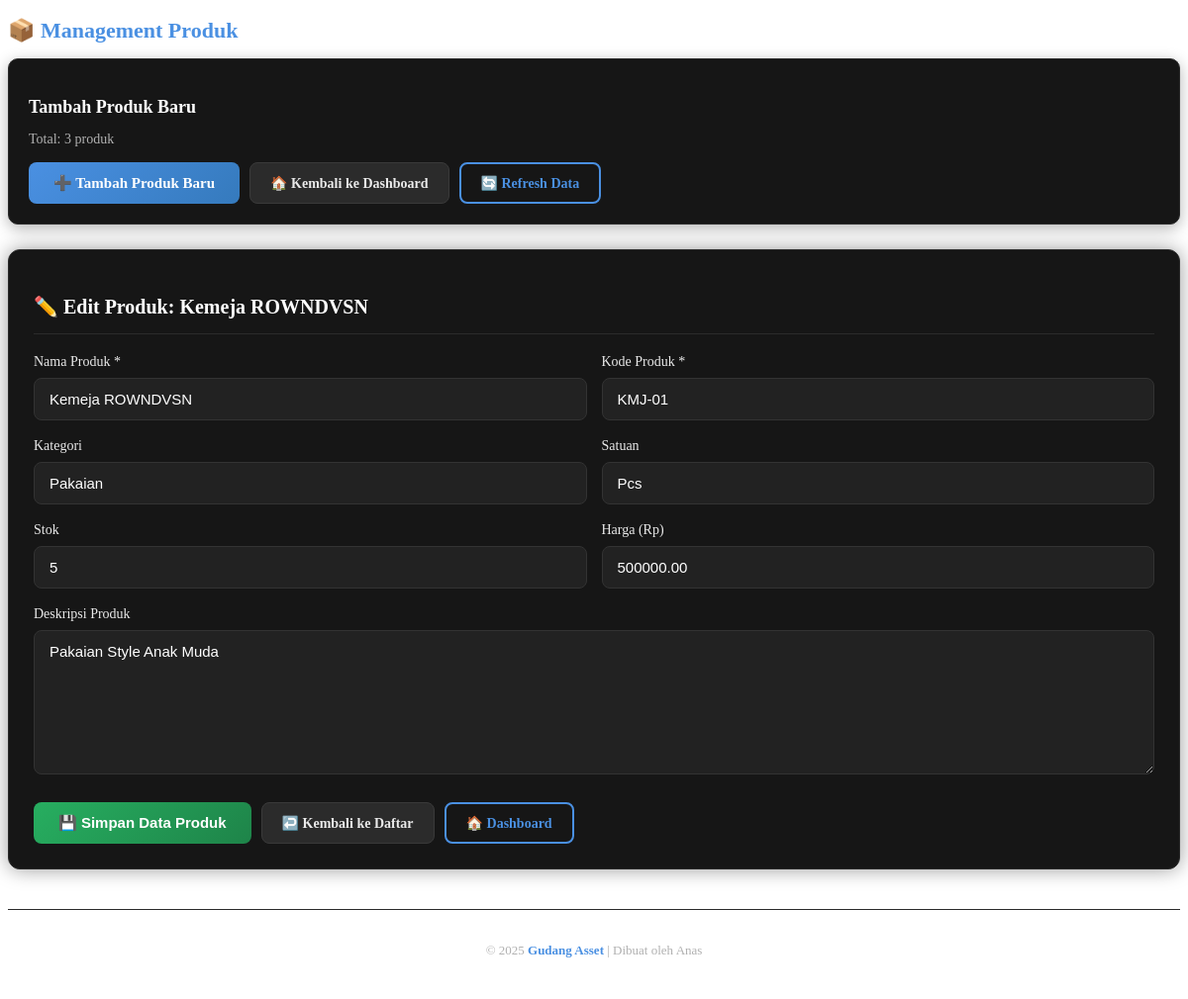
Page /dashboard/products.php?action=edit&id=1 (signed in) on the committed database.
### tables this page shows
CREATE TABLE `products` (
  `id` int(11) NOT NULL,
  `product_name` varchar(150) NOT NULL,
  `product_code` varchar(50) NOT NULL,
  `category` varchar(100) DEFAULT NULL,
  `stock` int(11) DEFAULT 0,
  `unit` varchar(50) DEFAULT NULL,
  `price` decimal(12,2) DEFAULT 0.00,
  `description` text DEFAULT NULL,
  `created_by` int(11) DEFAULT NULL,
  `created_at` datetime DEFAULT current_timestamp(),
  `updated_at` datetime DEFAULT NULL
);

### dashboard/products.php (the view, shortened to what this page needs)
<?php
require_once __DIR__ . '/../includes/auth_check.php';
include __DIR__ . '/../includes/header.php';
$action = $_GET['action'] ?? '';
$id = intval($_GET['id'] ?? 0);
$errors = [];
$row = [];
if ($action === 'edit' && $id > 0) {
    $st = $conn->prepare("SELECT * FROM products WHERE id = ?");
    $st->bind_param("i", $id);
    $st->execute();
    $r = $st->get_result()->fetch_assoc();
    if ($r) {
        $row = $r;
    } else {
        $errors[] = "Produk tidak ditemukan.";
        $action = '';
    }
}
$res = $conn->query("SELECT p.*, u.full_name AS creator
                     FROM products p
                     LEFT JOIN users u ON p.created_by = u.id
                     ORDER BY p.created_at DESC");
?>
    <div class="module-section">
        <h2 class="module-title">📦 Management Produk</h2>
        <div class="module-card">
            <h3 class="module-subtitle">Tambah Produk Baru</h3>
            <p class="module-info">Total: <?= $res->num_rows ?> produk</p>
            <div class="module-actions">
                <a href="products.php?action=add" class="btn btn-primary btn-large">
                    ➕ Tambah Produk Baru
                </a>
                <a href="../dashboard/index.php" class="btn btn-secondary">
                    🏠 Kembali ke Dashboard
                </a>
                <a href="products.php" class="btn btn-outline">
                    🔄 Refresh Data
                </a>
            </div>
        </div>
    </div>
    <?php if($action === 'add' || ($action === 'edit' && $id > 0 && !empty($row))): ?>
    <div class="section form-container">
        <h3 class="section-title">
            <?= $action === 'add' ? '➕ Tambah Produk Baru' : '✏️ Edit Produk: ' . htmlspecialchars($row['product_name'] ?? 'ID ' . $id) ?>
        </h3>
        <form method="post" action="" class="form-standard">
            <div class="form-grid">
                <div class="form-group">
                    <label for="product_name">Nama Produk *</label>
                    <input id="product_name" name="product_name" type="text"
                           value="<?= htmlspecialchars($row['product_name'] ?? '') ?>"
                           placeholder="Masukkan nama produk" required />
                </div>
                <div class="form-group">
                    <label for="product_code">Kode Produk *</label>
                    <input id="product_code" name="product_code" type="text"
                           value="<?= htmlspecialchars($row['product_code'] ?? '') ?>"
                           placeholder="Masukkan kode produk" required />
                </div>
            </div>
            <div class="form-grid">
                <div class="form-group">
                    <label for="category">Kategori</label>
                    <input id="category" name="category" type="text"
                           value="<?= htmlspecialchars($row['category'] ?? '') ?>"
                           placeholder="Kategori produk" />
                </div>
                <div class="form-group">
                    <label for="unit">Satuan</label>
                    <input id="unit" name="unit" type="text"
                           value="<?= htmlspecialchars($row['unit'] ?? '') ?>"
                           placeholder="Pcs, Kg, Unit, dll" />
                </div>
            </div>
            <div class="form-grid">
                <div class="form-group">
                    <label for="stock">Stok</label>
                    <input id="stock" name="stock" type="number" min="0"
                           value="<?= intval($row['stock'] ?? 0) ?>"
                           placeholder="Jumlah stok" />
                </div>
                <div class="form-group">
                    <label for="price">Harga (Rp)</label>
                    <input id="price" name="price" type="number" step="0.01"
                           value="<?= htmlspecialchars($row['price'] ?? 0.00) ?>"
                           placeholder="Harga produk" />
                </div>
            </div>
            <div class="form-group">
                <label for="description">Deskripsi Produk</label>
                <textarea id="description" name="description"
                          placeholder="Deskripsi lengkap produk"><?= htmlspecialchars($row['description'] ?? '') ?></textarea>
            </div>
            <div class="form-actions">
                <button type="submit" class="btn btn-success btn-large">
                    💾 Simpan Data Produk
                </button>
                <a href="products.php" class="btn btn-secondary">
                    ↩️ Kembali ke Daftar
                </a>
                <a href="../dashboard/index.php" class="btn btn-outline">
                    🏠 Dashboard
                </a>
            </div>
        </form>
    </div>
    <?php endif; ?>
    <footer class="main-footer">
        <div class="footer-content">
            <p>&copy; 2025 <strong>Gudang Asset</strong> | Dibuat oleh <?= htmlspecialchars($_SESSION['user_name']) ?></p>
        </div>
    </footer>
</div>

### assets/css/style.css (style rules this page uses)
.form-container { background: #161616; padding: 30px; border-radius: 12px; box-shadow: 0 0 20px rgba(0, 0, 0, 0.4); border: 1px solid #2b2b2b; margin-bottom: 25px; }
.form-standard { display: flex; flex-direction: column; gap: 18px; }
.form-group { display: flex; flex-direction: column; }
.form-group label { margin-bottom: 8px; color: #eaeaea; font-weight: 500; font-size: 14px; }
.form-group input, .form-group textarea, .form-group select { padding: 12px 15px; border: 1px solid #333; border-radius: 8px; background: #222; color: #fff; font-size: 15px; outline: none; transition: 0.3s; font-family: "Poppins", sans-serif; }
.form-group textarea { min-height: 120px; resize: vertical; }
.section { background: #161616; padding: 25px; border-radius: 12px; box-shadow: 0 0 20px rgba(0, 0, 0, 0.4); border: 1px solid #2b2b2b; margin-bottom: 25px; }
.section-title { color: #ffffff; font-size: 20px; border-bottom: 1px solid #2b2b2b; padding-bottom: 15px; margin-bottom: 20px; font-weight: 600; }
.btn { display: inline-flex; align-items: center; gap: 8px; padding: 10px 20px; border-radius: 8px; font-weight: 600; text-decoration: none; font-size: 14px; transition: 0.3s; border: none; cursor: pointer; }
.btn-primary { background: linear-gradient(135deg, #4a90e2, #357abd); color: #fff; }
.btn-success { background: linear-gradient(135deg, #27ae60, #1e8449); color: #fff; }
.btn-secondary { background: #2b2b2b; color: #eaeaea; border: 1px solid #3a3a3a; }
.form-actions { display: flex; gap: 10px; margin-top: 10px; }
.module-section { margin-bottom: 25px; }
.module-title { color: #4a90e2; font-size: 22px; margin-bottom: 15px; font-weight: 600; }
.module-card { background: #161616; padding: 20px; border-radius: 10px; border: 1px solid #2b2b2b; box-shadow: 0 4px 15px rgba(0,0,0,0.3); }
.module-subtitle { color: #ffffff; font-size: 18px; margin-bottom: 5px; font-weight: 600; }
.module-info { color: #b0b0b0; margin-bottom: 15px; font-size: 14px; }
.module-actions { display: flex; gap: 10px; flex-wrap: wrap; }
.btn-large { padding: 12px 25px !important; font-size: 15px !important; font-weight: 600 !important; }
.btn-outline { background: transparent !important; border: 2px solid #4a90e2 !important; color: #4a90e2 !important; }
.form-grid { display: grid; grid-template-columns: 1fr 1fr; gap: 15px; }
.main-footer { margin-top: 40px; padding: 20px; text-align: center; border-top: 1px solid #2b2b2b; }
.footer-content { color: #b0b0b0; font-size: 13px; }
.footer-content strong { color: #4a90e2; }

### rows in the picture
products: product_name "Kemeja ROWNDVSN", product_code "KMJ-01", category "Pakaian", unit "Pcs", stock "5", price "500000.00", description "Pakaian Style Anak Muda"

### other values in the picture
$res->num_rows "3"
$_SESSION['user_name'] "Anas"
